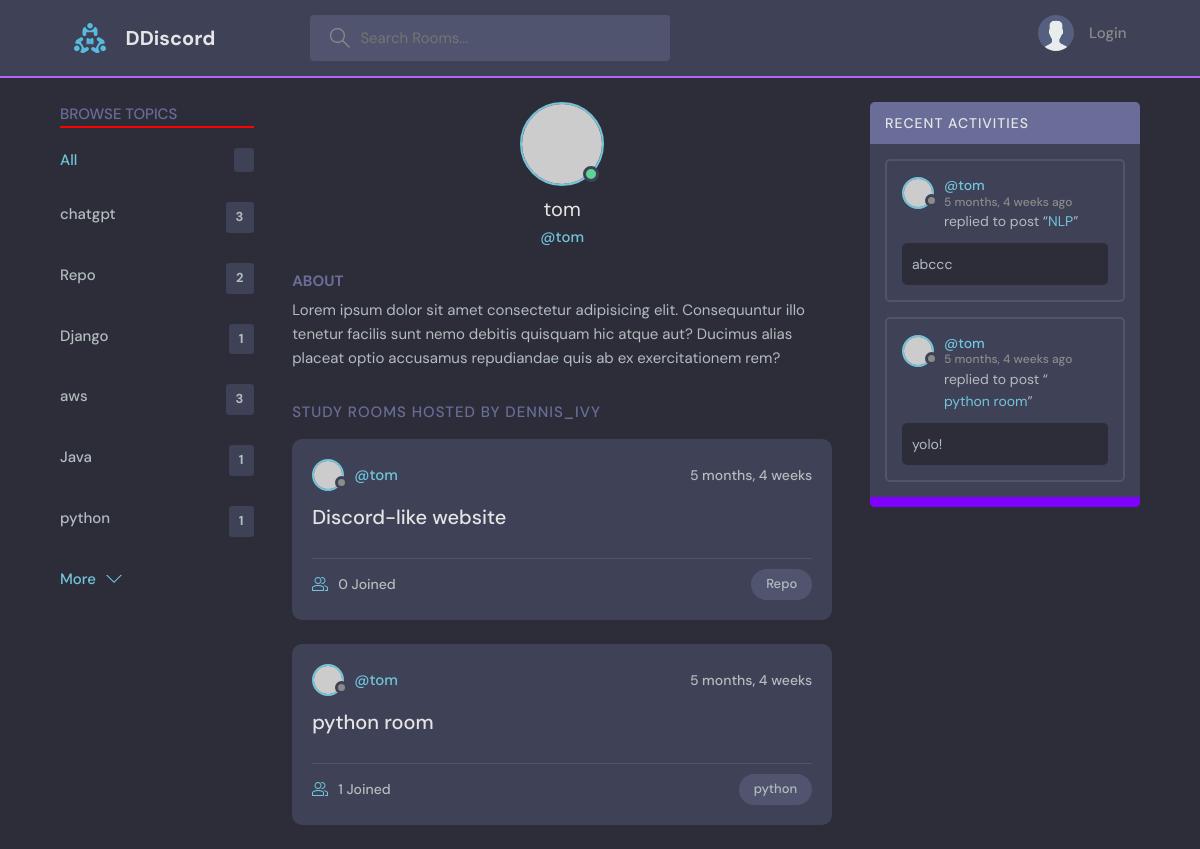
Before: /profile/4/ with the older database file.
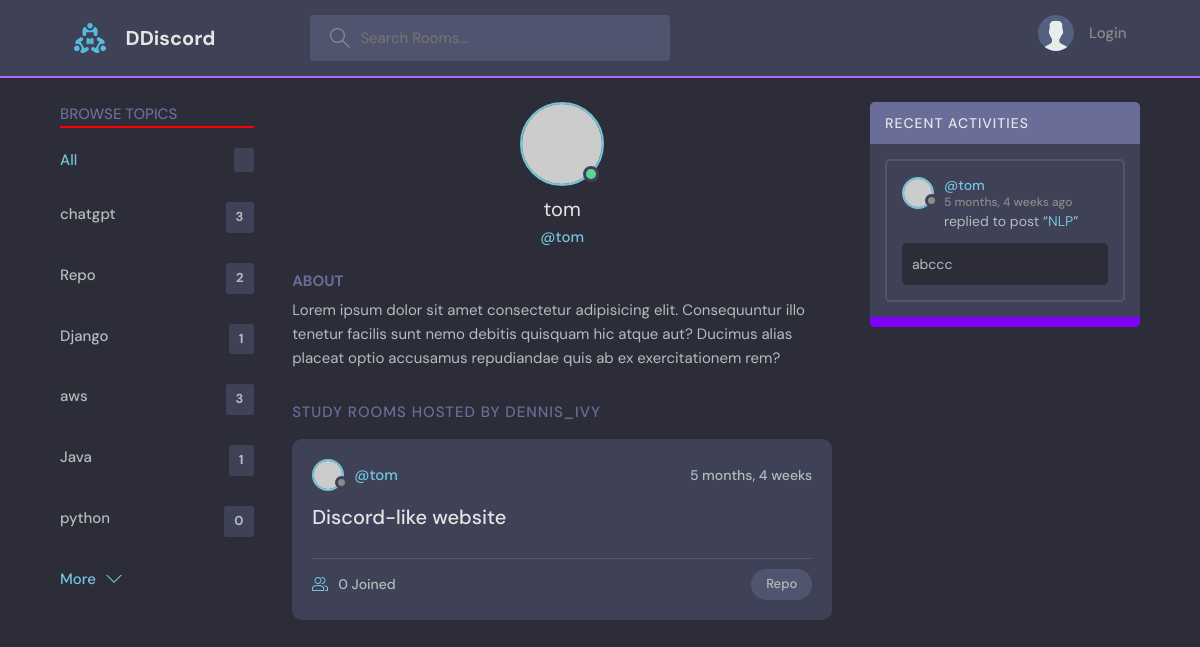
After: the same page with the newer database file.
### base/models.py (models this page shows, shortened)
class Topic(models.Model):
    name = models.CharField(max_length=200)

class Room(models.Model): #Room 是 Topic 的child
    host = models.ForeignKey(User, on_delete=models.SET_NULL, null=True)
    topic = models.ForeignKey(Topic, on_delete=models.SET_NULL, null=True) #Class topic在上面，所以直接用，如果是在下面，要以字串'Topic'呼叫
    name = models.CharField(max_length=200)
    description = models.TextField(null=True, blank=True)
    participants = models.ManyToManyField(
        User, related_name='participants', blank=True) #前面用過User表格了，這裡要在取用另一個User表格，所以要related_name
    updated = models.DateTimeField(auto_now=True)
    created = models.DateTimeField(auto_now_add=True)
    class Meta:
       ordering = ['-updated', '-created']
    def __str__(self):
        return self.name

class Message(models.Model):                                    #user 是one-to-many:一個使用者對多個留言
    user = models.ForeignKey(User, on_delete=models.CASCADE) #django內建user model，直接import就可以用
    room = models.ForeignKey(Room, on_delete=models.CASCADE)#Room 是parent table，on_delete:當parent table被刪除時，要怎麼做
    body = models.TextField()
    updated = models.DateTimeField(auto_now=True)
    created = models.DateTimeField(auto_now_add=True)
    class Meta:
        ordering = ['-updated', '-created']

### base/views.py (the view)
# urls.py: path('profile/<str:pk>/', views.userProfile, name="user-profile"),
def userProfile(request,pk):
    user = User.objects.get(id=pk)
    rooms = user.room_set.all()
    room_messages = user.message_set.all()
    topics = Topic.objects.all()
    context = {'user':user,
               'rooms':rooms,
               'room_messages':room_messages,
               'topics':topics}
    return render(request,'base/profile.html',context)

### base/templates/base/profile.html (shortened to what this page needs)
{% extends 'main.html' %}
{% block content %}
  <main class="profile-page layout layout--3">
    <div class="container">
      {% include 'base/topics_component.html' %}
      <div class="roomList">
        <div class="profile">
          <div class="profile__avatar">
            <div class="avatar avatar--large active">
              <img src="https://randomuser.me/api/portraits/men/11.jpg" />
            </div>
          </div>
          <div class="profile__info">
            <h3>{{user.username}}</h3>
            <p>@{{user.username}}</p>
          </div>
          <div class="profile__about">
            <h3>About</h3>
            <p>
              Lorem ipsum dolor sit amet consectetur adipisicing elit. Consequuntur illo tenetur
              facilis sunt nemo debitis quisquam hic atque aut? Ducimus alias placeat optio
              accusamus repudiandae quis ab ex exercitationem rem?
            </p>
          </div>
        </div>
        <div class="roomList__header">
          <div>
            <h2>Study Rooms Hosted by dennis_ivy</a>
            </h2>
          </div>
        </div>
        {% include 'base/feed_component.html' %}
      </div>
      {% include 'base/activity_component.html' %}
    </div>
  </main>
{% endblock content %}

### base/templates/base/topics_component.html
<div class="topics">
    <div class="topics__header">
      <h2>Browse Topics</h2>
      <hr color="red">
    </div>
    <ul class="topics__list">
      <li>
        <a href="{% url 'home' %}" class="active">All <span>{{rooms_count}}</span></a>
      </li>
      {% for topic in topics %}
      <li>
        <a href="{% url 'home' %}?q={{topic.name}}">{{topic.name}} <span>{{topic.room_set.count}}</span></a>
      </li>
      {% endfor%}
    </ul>
    <a class="btn btn--link" href="{% url 'topics' %}">
      More
      <svg version="1.1" xmlns="http://www.w3.org/2000/svg" width="32" height="32" viewBox="0 0 32 32">
        <title>chevron-down</title>
        <path d="M16 21l-13-13h-3l16 16 16-16h-3l-13 13z"></path>
      </svg>
    </a>
  </div>

### base/templates/base/feed_component.html (shortened to what this page needs)
{% for room in rooms %}
<div class="roomListRoom">
    <div class="roomListRoom__header">
      <a href="{% url 'user-profile' room.host.id %}" class="roomListRoom__author">
        <div class="avatar avatar--small">
          <img src="https://randomuser.me/api/portraits/women/11.jpg" />
        </div>
        <span>@{{room.host.username}}</span>
      </a>
      <div class="roomListRoom__actions">
        <span>{{room.created|timesince}}</span>
      </div>
    </div>
    <div class="roomListRoom__content">
      <a href="{% url 'room' room.id %}">{{room.name}}</a>
    </div>
    <div class="roomListRoom__meta">
      <a href="{% url 'room' room.id %}" class="roomListRoom__joined">
        {{room.participants.all.count}} Joined
      </a>
      <p class="roomListRoom__topic">{{room.topic.name}}</p>
    </div>
  </div>
  {% endfor %}

### base/templates/base/activity_component.html (shortened to what this page needs)
<div class="activities">
    <div class="activities__header">
      <h2>Recent Activities</h2>
    </div>
    {% for message in room_messages %}
        <div class="activities__box">
            <div class="activities__boxHeader roomListRoom__header">
                <a href="{% url 'user-profile' message.user.id %}" class="roomListRoom__author">
                <div class="avatar avatar--small">
                    <img src="https://randomuser.me/api/portraits/women/11.jpg" />
                </div>
                <p>
                    @{{message.user}}
                    <span>{{message.created|timesince}} ago</span>
                </p>
                </a>
            </div>
            <div class="activities__boxContent">
                <p>replied to post “<a href="">{{message.room}}</a>”</p>
                <div class="activities__boxRoomContent">
                    {{message.body}}
                </div>
            </div>
        </div>
    {% endfor %}
    <hr color="#8000ff" style="height:10px">
  </div>

Changed rows visible on the page:
removed Room: host.username "tom", created "5 months, 4 weeks", name "python room", participants.all.count "1", topic.name "python"
removed Message: user "tom", created "5 months, 4 weeks", room "python room", body "yolo!"
computed for Topic "python": room_set.count "1" → "0"
